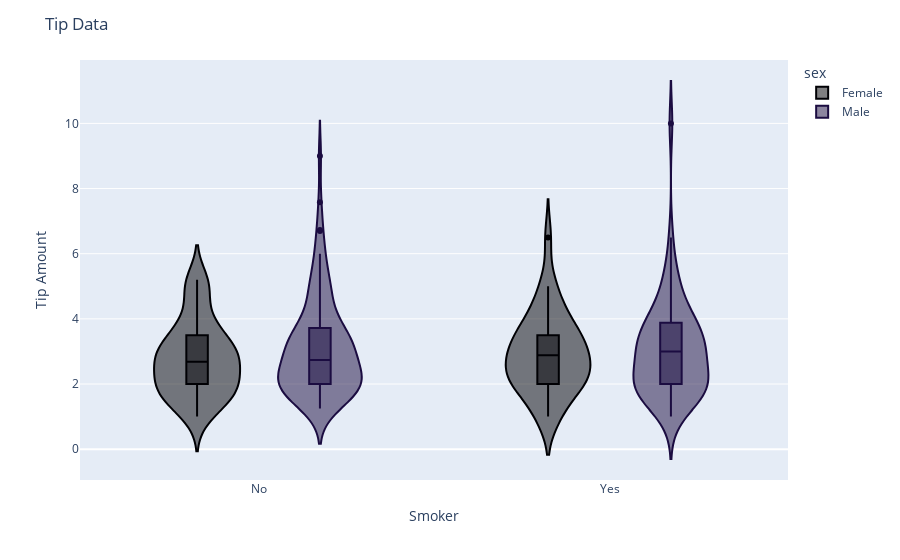

Notebook code cell kept with this figure:
### Code cell
# violin plot
color_sequence = px.colors.sequential.Inferno

df_for_tips = px.data.tips()

fig = px.violin(df_for_tips,
                y='tip',
                x='smoker',
                color='sex',
                box = True,
                color_discrete_sequence=color_sequence)

fig.update_layout(title='Tip Data',
                  yaxis_title='Tip Amount',
                  xaxis_title='Smoker')

fig.show()

### Figure 1 — Plotly figure (JSON) as saved in the notebook; plotly's stock layout.template omitted (floating-point values rounded to 4 significant figures; data arrays with more than 128 entries replaced by an {"elided": "..."} marker saying what was removed)
{"data": [{"alignmentgroup": "True", "box": {"visible": true}, "hovertemplate": "sex=Female<br>smoker=%{x}<br>tip=%{y}<extra></extra>", "legendgroup": "Female", "marker": {"color": "#000004"}, "name": "Female", "offsetgroup": "Female", "orientation": "v", "scalegroup": "True", "showlegend": true, "type": "violin", "x": ["No", "No", "No", "No", "No", "No", "No", "No", "No", "No", "No", "No", "No", "No", "No", "No", "Yes", "No", "Yes", "Yes", "No", "No", "No", "Yes", "Yes", "No", "Yes", "Yes", "Yes", "Yes", "No", "Yes", "No", "No", "No", "No", "No", "No", "No", "No", "No", "No", "No", "No", "No", "No", "No", "No", "No", "No", "No", "No", "No", "No", "No", "No", "No", "No", "No", "No", "No", "Yes", "Yes", "Yes", "Yes", "Yes", "Yes", "Yes", "Yes", "Yes", "Yes", "Yes", "Yes", "Yes", "Yes", "Yes", "Yes", "Yes", "Yes", "Yes", "No", "Yes", "Yes", "Yes", "No", "Yes", "No"], "x0": " ", "xaxis": "x", "y": [1.01, 3.61, 5, 3.02, 1.67, 3.5, 2.75, 2.23, 3, 3, 2.45, 3.07, 2.6, 5.2, 1.5, 2.47, 1, 3, 3.14, 5, 2.2, 1.83, 5.17, 1, 4.3, 3.25, 2.5, 3, 2.5, 3.48, 4.08, 4, 1, 4, 3.5, 1.5, 1.8, 2.92, 1.68, 2.52, 4.2, 2, 2, 2.83, 1.5, 2, 3.25, 1.25, 2, 2, 2.75, 3.5, 5, 2.3, 1.5, 1.36, 1.63, 5.14, 3.75, 2.61, 2, 3, 1.61, 2, 4, 3.5, 3.5, 4.19, 5, 2, 2.01, 2, 2.5, 3.23, 2.23, 2.5, 6.5, 1.1, 3.09, 3.48, 3, 2.5, 2, 2.88, 4.67, 2, 3], "y0": " ", "yaxis": "y"}, {"alignmentgroup": "True", "box": {"visible": true}, "hovertemplate": "sex=Male<br>smoker=%{x}<br>tip=%{y}<extra></extra>", "legendgroup": "Male", "marker": {"color": "#1b0c41"}, "name": "Male", "offsetgroup": "Male", "orientation": "v", "scalegroup": "True", "showlegend": true, "type": "violin", "x": {"elided": "157 str values"}, "x0": " ", "xaxis": "x", "y": {"elided": "157 float values"}, "y0": " ", "yaxis": "y"}], "layout": {"legend": {"title": {"text": "sex"}, "tracegroupgap": 0}, "margin": {"t": 60}, "title": {"text": "Tip Data"}, "violinmode": "group", "xaxis": {"anchor": "y", "domain": [0, 1], "title": {"text": "Smoker"}}, "yaxis": {"anchor": "x", "domain": [0, 1], "title": {"text": "Tip Amount"}}}}
